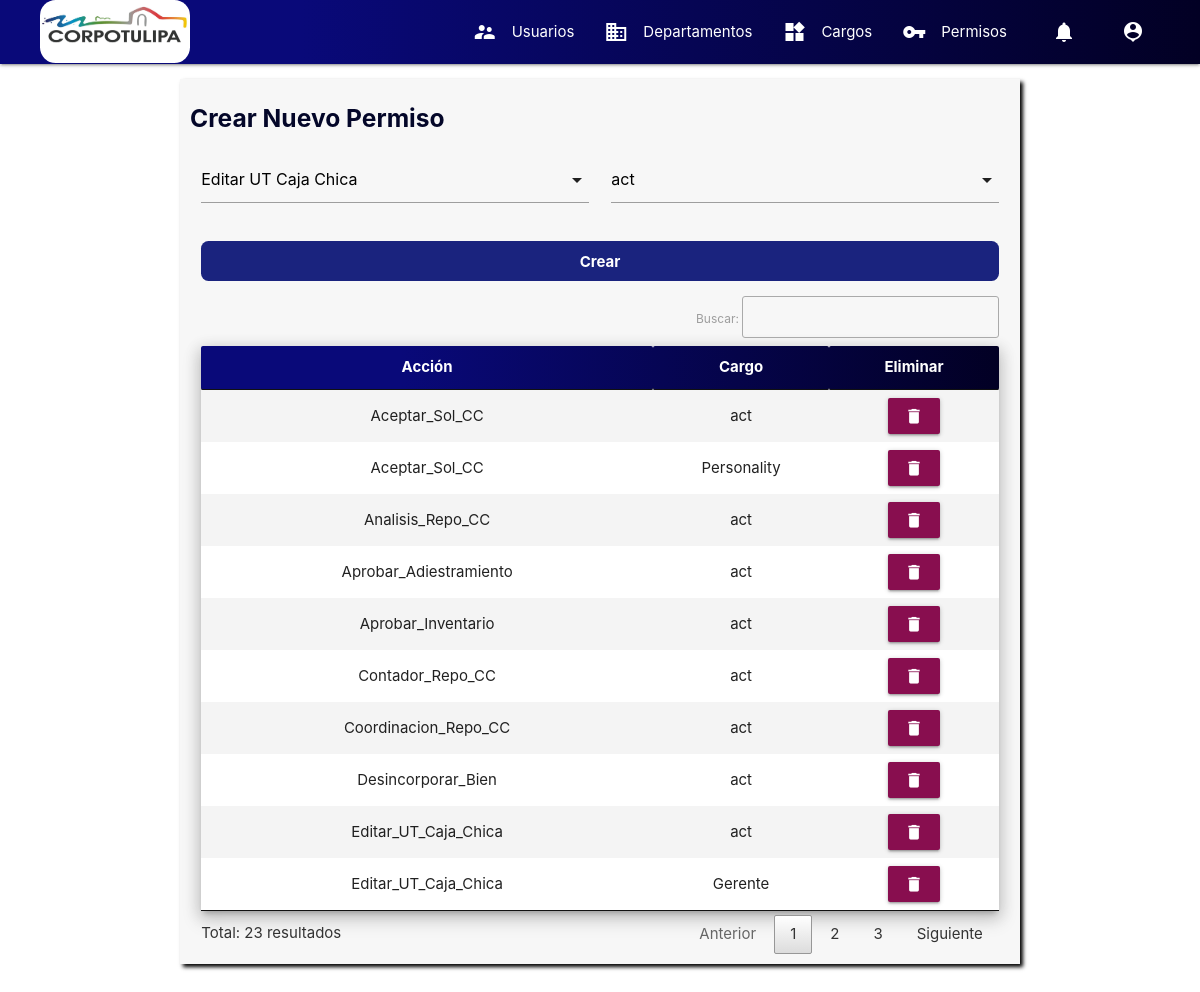
The app's page /frontend/permisos (signed in) with its own data.
### tables this page shows
CREATE TABLE `permisos` (
  `permiso_id` int(11) NOT NULL,
  `accion` varchar(200) DEFAULT NULL,
  `cargo_id` int(11) NOT NULL
);

CREATE TABLE `cargo` (
  `cargo_id` int(11) NOT NULL,
  `cargo` varchar(255) NOT NULL,
  `rango` int(11) NOT NULL
);

### controllers/controller.php (called while the page is built, shortened)
<?php
class ControllersSuperuser{
    public function permisos($router){
        include('backend/bd.php');
        $sql="SELECT * FROM permisos P INNER JOIN cargo C ON P.cargo_id = C.cargo_id ORDER BY accion ASC";
        $proceso=$bd->query($sql);
        return include("frontend/superuser/crear_permiso.php");
    }
}

### frontend/superuser/crear_permiso.php (the view, shortened to what this page needs)
<?php
include("frontend/modularizacion/encabezado_html.php");
include("frontend/modularizacion/menu.php");
?>
<div class="container section">
    <div class="row cont-crear">
        <form id="form">
            <h5 class="title">Crear Nuevo Permiso</h5>
            <div class="col s12 m6 input-field">
            </div>
            <div class="col s12 m6 input-field">
            </div>
            <div class="col s12 input-field">
                <button type="submit" id="crear" class="btn-entrar" id="btn-submit">Crear</button>
            </div>
        </form>
        <div class="col s12">
            <table id="tabla" class="striped responsive-table z-depth-3 centered">
                <thead class="table-head">
                    <th>Acción</th>
                    <th>Cargo</th>
                    <th>Eliminar</th>
                </thead>
                <tbody>
                    <?php
                    while ($data = $proceso->fetch_assoc()) {
                    ?>
                        <tr>
                            <td><?php echo $data["accion"] ?></td>
                            <td><?php echo $data["cargo"] ?></td>
                            <td><button type="button" class="btn pink darken-4 waves-effect waves-light"
                                onclick="eliminar(<?php echo $data['permiso_id'] ?>)">
                                <i class="material-icons">delete</i></button></td>
                        </tr>
                    <?php } ?>
                </tbody>
            </table>
        </div>
    </div>
</div>
<?php
include("frontend/modularizacion/cierre_html.php");
?>

### frontend/css/style.css (style rules this page uses)
* { margin: 0; padding: 0; }
.table-head { background: linear-gradient(90deg, rgba(9,9,121,1) 25%, rgba(2,0,36,1) 100%); color: white; }
.btn-entrar { width: 100%; height: 40px; border: transparent; border-radius: .5em; color: white; font-weight: bold; cursor: pointer; background-color: #1a237e; }
.cont-crear { background-color: rgb(247, 247, 247); box-shadow: 3px 3px 4px black; padding: 10px; }
.title { color: #040729; font-weight: bold; }

### records on screen
permisos: accion "Aceptar_Sol_CC", cargo.cargo "act"
permisos: accion "Aceptar_Sol_CC", cargo.cargo "Personality"
permisos: accion "Analisis_Repo_CC", cargo.cargo "act"
permisos: accion "Aprobar_Adiestramiento", cargo.cargo "act"
permisos: accion "Aprobar_Inventario", cargo.cargo "act"
permisos: accion "Contador_Repo_CC", cargo.cargo "act"
permisos: accion "Coordinacion_Repo_CC", cargo.cargo "act"
permisos: accion "Desincorporar_Bien", cargo.cargo "act"
permisos: accion "Editar_UT_Caja_Chica", cargo.cargo "act"
permisos: accion "Editar_UT_Caja_Chica", cargo.cargo "Gerente"
